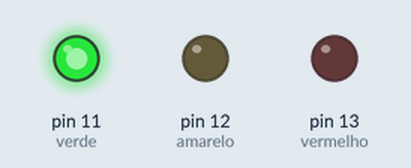
A program run on a simulated Tinker Board (header pin numbers). Shown: output pins drawn as LEDs (lit = HIGH).

Above: at 2.0 s.
At 6.0 s:
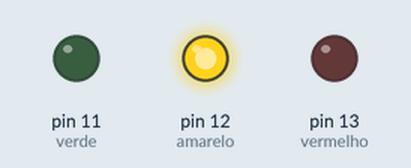
At 10.0 s:
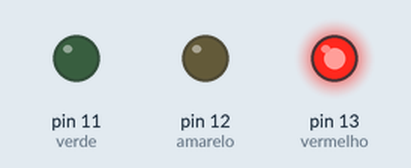
Timing chart, 0 to 15.6 s (numbered marks = the images above):
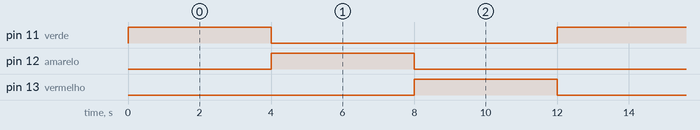

The program:

exemplo2GPIO.py
```python
#Electronic assembly using TK board and UNIT 42 board
#	TK GND --- A
#	A --- 1
#	A --- 3
#	A --- 5
#	TK 11 --- 16
#           TK 12 --- 14
#	TK 13 --- 12
#	15 --- 6
#	13 --- 4
#           11 --- 2

import ASUS.GPIO as GPIO
import time
verde=11
amarelo=12
vermelho=13

GPIO.setmode(GPIO.BOARD)
GPIO.setup(verde, GPIO.OUT)
GPIO.setup(amarelo, GPIO.OUT)
GPIO.setup(vermelho, GPIO.OUT)
while 1:
            GPIO.output(vermelho, GPIO.LOW)
            GPIO.output(verde, GPIO.HIGH)
            time.sleep(4)
            GPIO.output(verde, GPIO.LOW)
            GPIO.output(amarelo, GPIO.HIGH)
            time.sleep(4)
            GPIO.output(amarelo, GPIO.LOW)
            GPIO.output(vermelho, GPIO.HIGH)
            time.sleep(4)
```

Measured:
- by itself, pin 11 (verde), pin 12 (amarelo), pin 13 (vermelho): alternates HIGH for 4.0 s and LOW for 8.0 s
- by itself, everything shown: repeats every 12.0 s, in 3 steps
